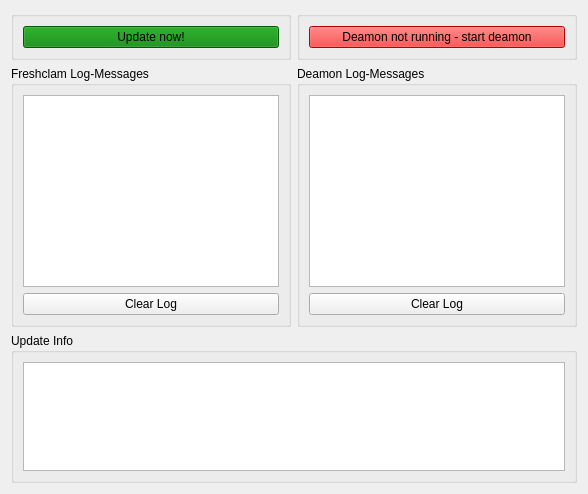
     <widget class="QWidget" name="tab">
      <attribute name="icon">
       <iconset resource="../resources.qrc">
        <normaloff>:/icons/icons/freshclam.png</normaloff>:/icons/icons/freshclam.png</iconset>
      </attribute>
      <attribute name="title">
       <string>Freshclam</string>
      </attribute>
      <layout class="QGridLayout" name="gridLayout_6">
       <item row="0" column="0">
        <layout class="QGridLayout" name="gridLayout_4">
         <item row="0" column="0">
          <widget class="QGroupBox" name="updateSettingsGroupBox">
           <property name="title">
            <string/>
           </property>
           <layout class="QGridLayout" name="gridLayout_2">
            <item row="0" column="0" colspan="2">
             <widget class="QPushButton" name="updateNowButton">
              <property name="styleSheet">
               <string notr="true">background:green</string>
              </property>
              <property name="text">
               <string>Update now!</string>
              </property>
              <property name="icon">
               <iconset resource="../resources.qrc">
                <normaloff>:/icons/icons/start.png</normaloff>:/icons/icons/start.png</iconset>
              </property>
              <property name="iconSize">
               <size>
                <width>22</width>
                <height>22</height>
               </size>
              </property>
             </widget>
            </item>
           </layout>
          </widget>
         </item>
         <item row="1" column="0">
          <widget class="QGroupBox" name="logMessageGroupBox">
           <property name="title">
            <string>Freshclam Log-Messages</string>
           </property>
           <layout class="QGridLayout" name="gridLayout_3">
            <item row="0" column="0">
             <widget class="QPlainTextEdit" name="logPlainText">
              <property name="lineWrapMode">
               <enum>QPlainTextEdit::LineWrapMode::NoWrap</enum>
              </property>
              <property name="readOnly">
               <bool>true</bool>
              </property>
             </widget>
            </item>
            <item row="1" column="0">
             <widget class="QPushButton" name="clearLogButton">
              <property name="text">
               <string>Clear Log</string>
              </property>
              <property name="icon">
               <iconset resource="../resources.qrc">
                <normaloff>:/icons/icons/trash-can.png</normaloff>:/icons/icons/trash-can.png</iconset>
              </property>
              <property name="iconSize">
               <size>
                <width>22</width>
                <height>22</height>
               </size>
              </property>
             </widget>
            </item>
           </layout>
          </widget>
         </item>
        </layout>
       </item>
       <item row="0" column="1">
        <layout class="QVBoxLayout" name="verticalLayout">
         <item>
          <widget class="QGroupBox" name="deamonSettingsGroupBox">
           <property name="title">
            <string/>
           </property>
           <layout class="QGridLayout" name="gridLayout">
            <item row="0" column="0" colspan="2">
             <widget class="QPushButton" name="startStopDeamonButton">
              <property name="styleSheet">
               <string notr="true">background:red</string>
              </property>
              <property name="text">
               <string>Deamon not running - start deamon</string>
              </property>
              <property name="icon">
               <iconset resource="../resources.qrc">
                <normaloff>:/icons/icons/freshclam.png</normaloff>:/icons/icons/freshclam.png</iconset>
              </property>
              <property name="iconSize">
               <size>
                <width>22</width>
                <height>22</height>
               </size>
              </property>
              <property name="shortcut">
               <string>Ctrl+S, Ctrl+W</string>
              </property>
             </widget>
            </item>
           </layout>
          </widget>
         </item>
         <item>
          <widget class="QGroupBox" name="deamonGroupBox">
           <property name="title">
            <string>Deamon Log-Messages</string>
           </property>
           <layout class="QGridLayout" name="gridLayout_5">
            <item row="0" column="0">
             <widget class="QPlainTextEdit" name="deamonLogText">
              <property name="lineWrapMode">
               <enum>QPlainTextEdit::LineWrapMode::NoWrap</enum>
              </property>
              <property name="readOnly">
               <bool>true</bool>
              </property>
             </widget>
            </item>
            <item row="1" column="0">
             <widget class="QPushButton" name="deamonClearLogButton">
              <property name="text">
               <string>Clear Log</string>
              </property>
              <property name="icon">
               <iconset resource="../resources.qrc">
                <normaloff>:/icons/icons/trash-can.png</normaloff>:/icons/icons/trash-can.png</iconset>
              </property>
              <property name="iconSize">
               <size>
                <width>22</width>
                <height>22</height>
               </size>
              </property>
              <property name="shortcut">
               <string>Ctrl+S, Ctrl+W</string>
              </property>
             </widget>
            </item>
           </layout>
          </widget>
         </item>
        </layout>
       </item>
       <item row="1" column="0" colspan="2">
        <widget class="QGroupBox" name="groupBox">
         <property name="maximumSize">
          <size>
           <width>16777215</width>
           <height>150</height>
          </size>
         </property>
         <property name="styleSheet">
          <string notr="true"/>
         </property>
         <property name="title">
          <string>Update Info</string>
         </property>
         <layout class="QGridLayout" name="gridLayout_8">
          <item row="0" column="0">
           <widget class="QTextEdit" name="updateInfoText">
            <property name="maximumSize">
             <size>
              <width>16777215</width>
              <height>16777215</height>
             </size>
            </property>
            <property name="readOnly">
             <bool>true</bool>
            </property>
            <property name="html">
             <string>&lt;!DOCTYPE HTML PUBLIC &quot;-//W3C//DTD HTML 4.0//EN&quot; &quot;http://www.w3.org/TR/REC-html40/strict.dtd&quot;&gt;
&lt;html&gt;&lt;head&gt;&lt;meta name=&quot;qrichtext&quot; content=&quot;1&quot; /&gt;&lt;meta charset=&quot;utf-8&quot; /&gt;&lt;style type=&quot;text/css&quot;&gt;
p, li { white-space: pre-wrap; }
hr { height: 1px; border-width: 0; }
li.unchecked::marker { content: &quot;\2610&quot;; }
li.checked::marker { content: &quot;\2612&quot;; }
&lt;/style&gt;&lt;/head&gt;&lt;body style=&quot; font-family:'Sans Serif'; font-size:9pt; font-weight:400; font-style:normal;&quot;&gt;
&lt;p style=&quot;-qt-paragraph-type:empty; margin-top:0px; margin-bottom:0px; margin-left:0px; margin-right:0px; -qt-block-indent:0; text-indent:0px;&quot;&gt;&lt;br /&gt;&lt;/p&gt;&lt;/body&gt;&lt;/html&gt;</string>
            </property>
           </widget>
          </item>
         </layout>
        </widget>
       </item>
      </layout>
     </widget>
